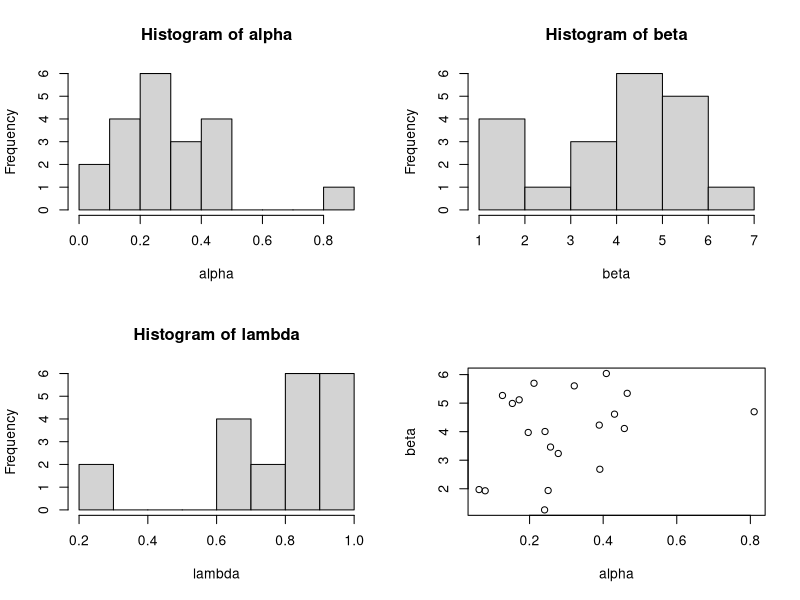

Write R code to recreate this figure. (Note: this script raises an error after producing the figure.)
#This code generate artificial model parameters in an hierarchical structure

rm(list=ls())

# set sample size
Nsubjects =20 


#Population level parameters 
population_locations    =c(qlogis(0.3),4,qlogis(0.8)) #population mean for learning rate and noise parameters
population_scales       =c(1,1.5,1)         #population sd for learning rate and noise parameters


#Individual parameters 
alpha          = plogis(population_locations[1]+population_scales[1]*rnorm(Nsubjects));
beta           =       (population_locations[2]+population_scales[2]*rnorm(Nsubjects)); 
lambda         = plogis(population_locations[3]+population_scales[3]*rnorm(Nsubjects));

#check histograms and sample means
  print(paste(plogis(mean(qlogis(alpha))),mean(beta)))
  {
  par(mfrow=c(2,2))
  hist(alpha)
  hist(beta)
  hist(lambda)
  plot(alpha,beta)
  }

#save
true.parameters=cbind(subject = seq(1,Nsubjects),
                        alpha = alpha,
                        beta  = beta,
                        lambda = lambda)

save(true.parameters,file='./data/true_parameters.Rdata')
  

  